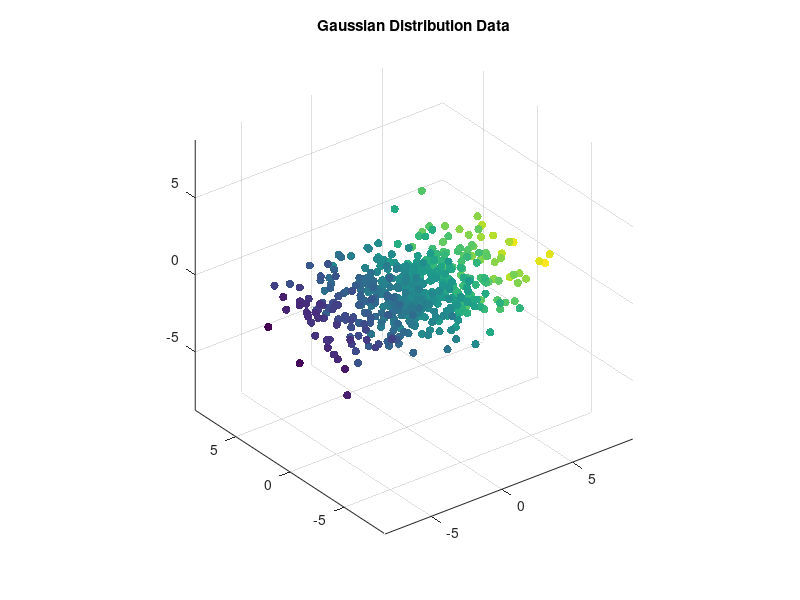

This figure's MATLAB source: (Note: this script raises an error after producing the figure.)
%%
clear, close all;

%% Gaussian Distribution Data
num = 500;
D = diag([3, 2, 1]);
X = randn(num, 3) * D;
C = X(:, 1);
figure, scatter3(X(:, 1), X(:, 2), X(:, 3), [], C, 'filled');
title('Gaussian Distribution Data'), axis equal;
exportgraphics(gcf, './results/DR_data1.png');

X_PCA = PCA(X, 2);
X_PSA = PSA(X, 2);
X_LLE = LLE(X, 10, 2);

figure('Position', [0, 0, 1000, 300]);
subplot(131);
scatter(X_PCA(:, 1), X_PCA(:, 2), [], C, 'filled');
title('PCA'), axis equal;

subplot(132);
scatter(X_PSA(:, 1), X_PSA(:, 2), [], C, 'filled');
title('PSA'), axis equal;

subplot(133);
scatter(X_LLE(:, 1), X_LLE(:, 2), [], C, 'filled');
title('LLE'), axis equal;

exportgraphics(gcf, './results/DR_data1_result.png');
%% Gaussian Distribution Data with Outliers
num = 500;
D = diag([3, 2, 1]);
X = randn(num, 3) * D;
X = cat(1, X, randn(10, 3) + [0, 0, 10]);
C = X(:, 3);
figure, scatter3(X(:, 1), X(:, 2), X(:, 3), [], C, 'filled');
title('Gaussian Distribution Data with Outliers'), axis equal;
exportgraphics(gcf, './results/DR_data2.png');

X_PCA = PCA(X, 2);
X_PSA = PSA(X, 2);
X_LLE = LLE(X, 10, 2);

figure('Position', [0, 0, 1000, 300]);
subplot(131);
scatter(X_PCA(:, 1), X_PCA(:, 2), [], C, 'filled');
title('PCA'), axis equal;

subplot(132);
scatter(X_PSA(:, 1), X_PSA(:, 2), [], C, 'filled');
title('PSA'), axis equal;

subplot(133);
scatter(X_LLE(:, 1), X_LLE(:, 2), [], C, 'filled');
title('LLE'), axis equal;

exportgraphics(gcf, './results/DR_data2_result.png');
%% Swiss Roll Data
num = 500;
theta = linspace(0, 2.5 * pi, 30);

[Xt, Xw] = meshgrid(theta, linspace(0, 1, 40));
Xr = Xt(:) / max(Xt(:)) / 2 +1/2;
Xt = Xt(:) + rand(size(Xt(:))) * 0.4;
Xw = Xw(:) + rand(size(Xw(:))) * 0.1;
X = [cos(Xt) .* Xr, sin(Xt) .* Xr, Xw];
C = Xt;
figure, scatter3(X(:, 1), X(:, 2), X(:, 3), [], C, 'filled');
title('Swiss Roll Data'), axis equal;
view(280, 80);
exportgraphics(gcf, './results/DR_data3.png');

X_PCA = PCA(X, 2);
X_PSA = PSA(X, 2);
X_LLE = LLE(X, 12, 2);

figure('Position', [0, 0, 1000, 300]);
subplot(131);
scatter(X_PCA(:, 1), X_PCA(:, 2), [], C, 'filled');
title('PCA'), axis equal;

subplot(132);
scatter(X_PSA(:, 1), X_PSA(:, 2), [], C, 'filled');
title('PSA'), axis equal;

subplot(133);
scatter(X_LLE(:, 1), X_LLE(:, 2), [], C, 'filled');
title('LLE'), axis equal;

exportgraphics(gcf, './results/DR_data3_result.png');
